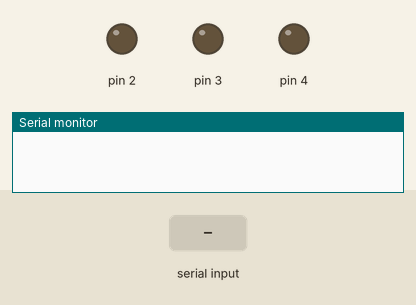
The sketch below on a simulated Arduino Uno, built with avr-gcc and run on an emulated ATmega328P. Parts: output pins drawn as LEDs (lit = HIGH), the last lines printed to the serial monitor. Inputs (shaded band) come from the test bench.

Above: at 1.2 s.
1.3 s: "Led_0__ON\n" received over Serial
At 2.3 s:
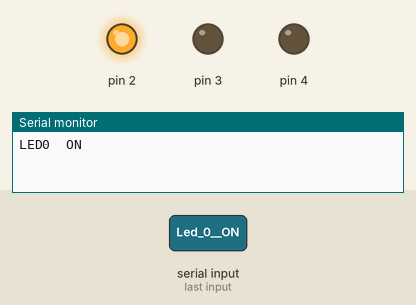
2.8 s: "Led_1__ON\n" received over Serial
At 3.5 s:
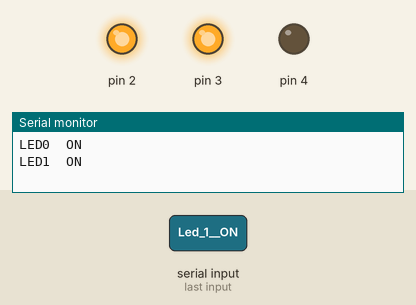
4.3 s: "Led_0_OFF\n" received over Serial
At 4.6 s:
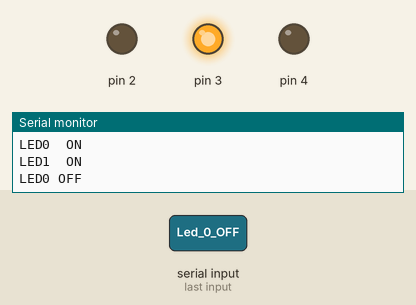
5.8 s: "Led_2__ON\n" received over Serial
At 6.9 s:
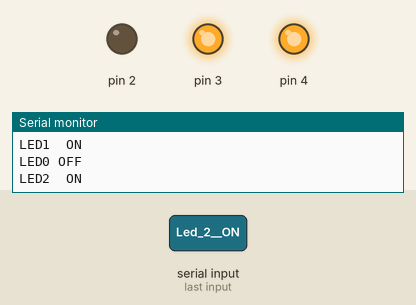
7.3 s: "Led_1_OFF\n" received over Serial
At 8.1 s:
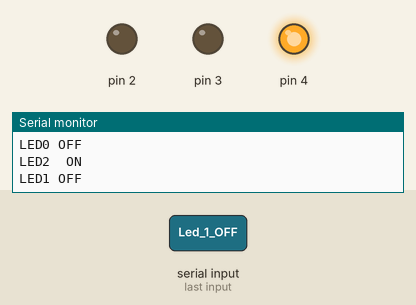
8.8 s: "Led_2_OFF\n" received over Serial
At 9.2 s:
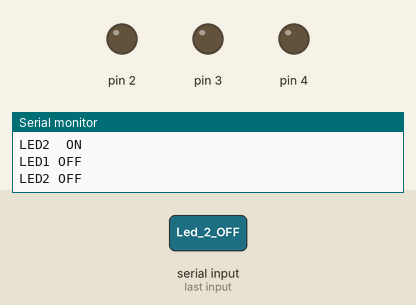
Timing chart, 0 to 11.3 s (numbered marks = the images above; inputs shaded):
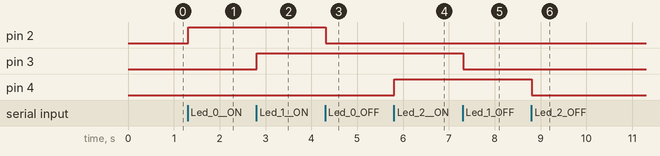

The sketch:

project10arduino.ino
```cpp
String inputString = "";         // a string to hold incoming data
boolean stringComplete = false;  // whether the string is complete

void setup() {
  Serial.begin(9600);     // opens serial port, sets data rate to 9600 bps
  pinMode(2, OUTPUT);
  pinMode(3, OUTPUT);
  pinMode(4, OUTPUT);

  digitalWrite(2, LOW);
  digitalWrite(3, LOW);
  digitalWrite(4, LOW);
}

void loop() {
  // print the string when a newline arrives:
  if (stringComplete) {
    inputString.trim();
    //Serial.print(inputString);

    if(inputString=="Led_0_OFF"){
      digitalWrite(2, LOW);
      Serial.print("LED0 OFF\n");             //Send to java 9 characters. \n is an escape sequence, counts as a character
    }

    if(inputString=="Led_0__ON"){
      digitalWrite(2, HIGH);
      Serial.print("LED0  ON\n");
    }

    if(inputString=="Led_1_OFF"){
      digitalWrite(3, LOW);
      Serial.print("LED1 OFF\n");
    }
    if(inputString=="Led_1__ON"){
      digitalWrite(3, HIGH);
      Serial.print("LED1  ON\n");
    }

    if(inputString=="Led_2_OFF"){
      digitalWrite(4, LOW);
      Serial.print("LED2 OFF\n");
    }
    if(inputString=="Led_2__ON"){
      digitalWrite(4, HIGH);
      Serial.print("LED2  ON\n");
    }

    // clear the string:
    inputString = "";
    stringComplete = false;
  }
}


void serialEvent() {
  while (Serial.available()) {          //received from java
    // get the new byte:
    char inChar = (char)Serial.read();
    // add it to the inputString:
    inputString += inChar;
    // if the incoming character is a newline, set a flag
    // so the main loop can do something about it:
    if (inChar == '\n') {
      stringComplete = true;
      break;
    }
  }
}
```

Measured:
- after the input at 1.3 s, pin 2: LOW → HIGH at once
- after the input at 2.8 s, pin 3: LOW → HIGH at once
- after the input at 4.3 s, pin 2: HIGH → LOW at once
- after the input at 5.8 s, pin 4: LOW → HIGH at once
- after the input at 7.3 s, pin 3: HIGH → LOW at once
- after the input at 8.8 s, pin 4: HIGH → LOW at once
